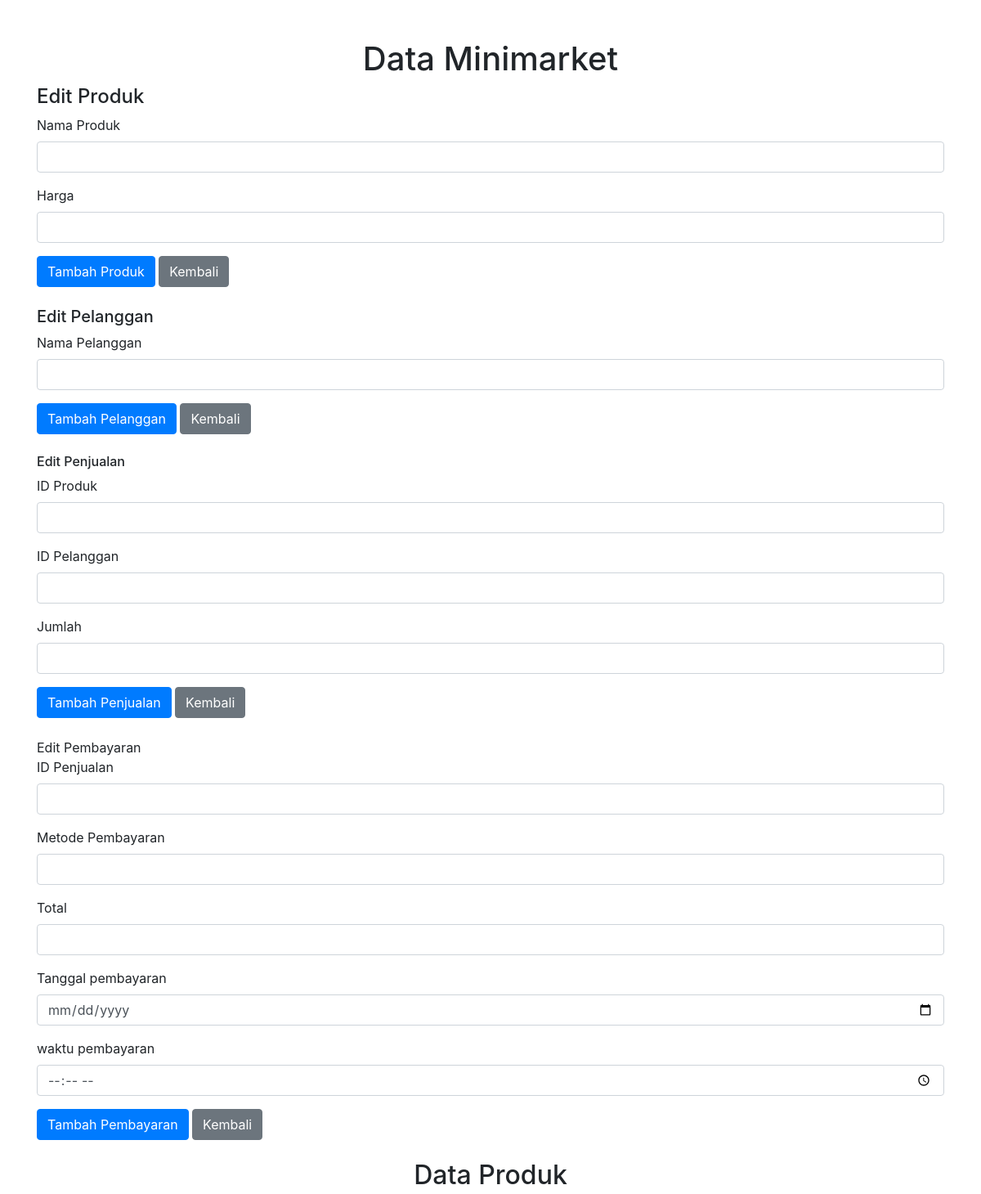
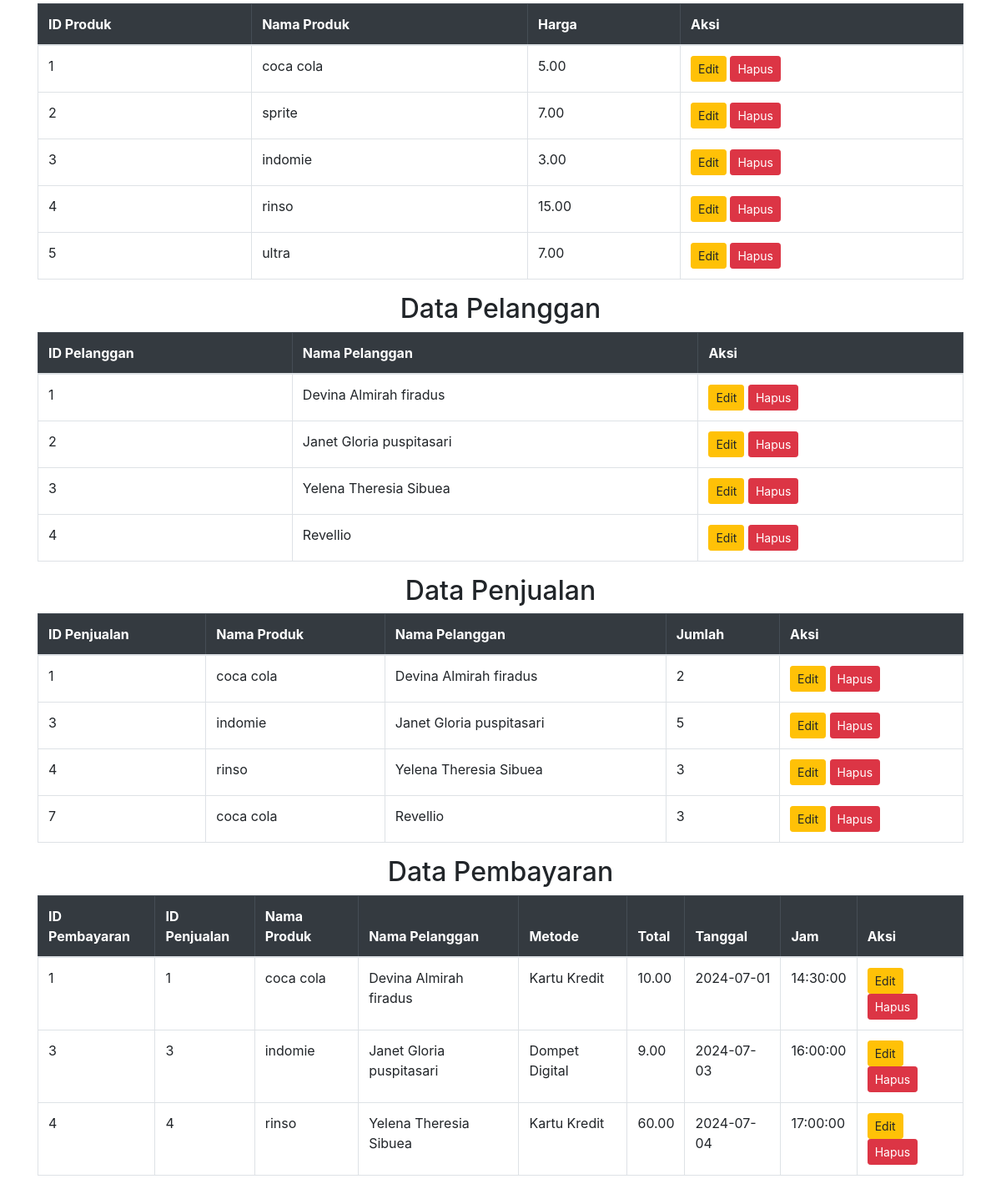
The app's page /Minimarket/index.php with its own data (2 pictures, top to bottom).
### tables this page shows
CREATE TABLE `produk` (
  `id_produk` int(11) NOT NULL,
  `nama` varchar(255) NOT NULL,
  `harga` decimal(10,2) NOT NULL
);

CREATE TABLE `pelanggan` (
  `id_pelanggan` int(11) NOT NULL,
  `nama` varchar(255) NOT NULL
);

CREATE TABLE `penjualan` (
  `id_penjualan` int(11) NOT NULL,
  `id_produk` int(11) DEFAULT NULL,
  `id_pelanggan` int(11) DEFAULT NULL,
  `jumlah` int(11) NOT NULL,
  `tanggal_penjualan` timestamp NULL DEFAULT NULL
);

CREATE TABLE `pembayaran` (
  `id_pembayaran` int(11) NOT NULL,
  `id_penjualan` int(11) DEFAULT NULL,
  `metode_pembayaran` varchar(255) NOT NULL,
  `jumlah_bayar` decimal(10,2) NOT NULL,
  `tanggal_pembayaran` date DEFAULT NULL,
  `Waktu_pembayaran` time DEFAULT NULL,
  `id_pelanggan` int(11) DEFAULT NULL
);

### Minimarket/index.php (the view, shortened to what this page needs)
<?php
include 'config.php';
$id_produk = $nama_produk = $harga = '';
$id_pelanggan = $nama_pelanggan =  '';
$id_penjualan = $id_produk_fk = $id_pelanggan_fk = $jumlah = '';
$id_pembayaran = $id_penjualan_fk = $metode = $total = $waktu =$jam = '';
$edit_state = false;
$sql_produk = "SELECT * FROM produk";
$result_produk = $conn->query($sql_produk);
$sql_pelanggan = "SELECT * FROM pelanggan";
$result_pelanggan = $conn->query($sql_pelanggan);
$sql_penjualan = "SELECT penjualan.*, produk.nama AS nama_produk, pelanggan.nama AS nama_pelanggan FROM penjualan
                  JOIN produk ON penjualan.id_produk = produk.id_produk
                  JOIN pelanggan ON penjualan.id_pelanggan = pelanggan.id_pelanggan";
$result_penjualan = $conn->query($sql_penjualan);
$sql_pembayaran = "SELECT pembayaran.*, penjualan.id_produk, penjualan.id_pelanggan, produk.nama AS nama_produk, pelanggan.nama AS nama_pelanggan
                   FROM pembayaran
                   JOIN penjualan ON pembayaran.id_penjualan = penjualan.id_penjualan
                   JOIN produk ON penjualan.id_produk = produk.id_produk
                   JOIN pelanggan ON penjualan.id_pelanggan = pelanggan.id_pelanggan";
$result_pembayaran = $conn->query($sql_pembayaran);
?>
<!DOCTYPE html>
<html lang="en">
<head>
    <link rel="stylesheet" href="https://stackpath.bootstrapcdn.com/bootstrap/4.5.2/css/bootstrap.min.css">
</head>
<body>
    <div class="container mt-5">
        <h1 class="text-center">Data Minimarket</h1>
        <form method="post" action="index.php" class="mb-4">
            <div class="mb-3">
                <h4 class="text-left">Edit Produk</h4>
                <label for="nama_produk" class="form-label">Nama Produk</label>
                <input type="text" name="nama_produk" class="form-control" id="nama_produk"
                    value="<?php echo isset($nama_produk) ? $nama_produk : ''; ?>" required>
            </div>
            <div class="mb-3">
                <label for="harga" class="form-label">Harga</label>
                <input type="number" name="harga" class="form-control" id="harga"
                    value="<?php echo isset($harga) ? $harga : ''; ?>" required>
            </div>
            <?php if ($edit_state == false): ?>
            <button type="submit" name="create" class="btn btn-primary">Tambah Produk</button>
            <?php else: ?>
            <button type="submit" name="update" class="btn btn-warning">Edit Produk</button>
            <?php endif ?>
            <a href="index.php" class="btn btn-secondary">Kembali</a>
        </form>
        <form method="post" action="index.php" class="mb-4">
            <div class="mb-3">
                <h5 class="text-left">Edit Pelanggan</h5>
                <label for="nama_pelanggan" class="form-label">Nama Pelanggan</label>
                <input type="text" name="nama_pelanggan" class="form-control" id="nama_pelanggan"
                    value="<?php echo isset($nama_pelanggan) ? $nama_pelanggan : ''; ?>" required>
            </div>
            <?php if ($edit_state == false): ?>
            <button type="submit" name="create" class="btn btn-primary">Tambah Pelanggan</button>
            <?php else: ?>
            <button type="submit" name="update" class="btn btn-warning">Edit Pelanggan</button>
            <?php endif ?>
            <a href="index.php" class="btn btn-secondary">Kembali</a>
        </form>
        <form method="post" action="index.php" class="mb-4">
            <div class="mb-3">
                <h6 class="text-left">Edit Penjualan</h5>
                    <label for="id_produk_fk" class="form-label">ID Produk</label>
                    <input type="number" name="id_produk_fk" class="form-control" id="id_produk_fk"
                        value="<?php echo isset($id_produk_fk) ? $id_produk_fk : ''; ?>" required>
            </div>
            <div class="mb-3">
                <label for="id_pelanggan_fk" class="form-label">ID Pelanggan</label>
                <input type="number" name="id_pelanggan_fk" class="form-control" id="id_pelanggan_fk"
                    value="<?php echo isset($id_pelanggan_fk) ? $id_pelanggan_fk : ''; ?>" required>
            </div>
            <div class="mb-3">
                <label for="jumlah" class="form-label">Jumlah</label>
                <input type="number" name="jumlah" class="form-control" id="jumlah"
                    value="<?php echo isset($jumlah) ? $jumlah : ''; ?>" required>
            </div>
            <?php if ($edit_state == false): ?>
            <button type="submit" name="create" class="btn btn-primary">Tambah Penjualan</button>
            <?php else: ?>
            <button type="submit" name="update" class="btn btn-warning">Edit Penjualan</button>
            <?php endif ?>
            <a href="index.php" class="btn btn-secondary">Kembali</a>
        </form>
        <form method="post" action="index.php" class="mb-4">
            <h7 class="text-left">Edit Pembayaran</h7>
            <div class="mb-3">
                <label for="id_penjualan_fk" class="form-label">ID Penjualan</label>
                <input type="number" name="id_penjualan_fk" class="form-control" id="id_penjualan_fk"
                    value="<?php echo isset($id_penjualan_fk) ? $id_penjualan_fk : ''; ?>" required>
            </div>
            <div class="mb-3">
                <label for="metode" class="form-label">Metode Pembayaran</label>
                <input type="text" name="metode" class="form-control" id="metode"
                    value="<?php echo isset($metode) ? $metode : ''; ?>" required>
            </div>
            <div class="mb-3">
                <label for="total" class="form-label">Total</label>
                <input type="number" name="total" class="form-control" id="total"
                    value="<?php echo isset($total) ? $total : ''; ?>" required>
            </div>
            <div class="mb-3">
                <label for="waktu" class="form-label">Tanggal pembayaran</label>
                <input type="date" name="waktu" class="form-control" id="waktu"
                    value="<?php echo isset($waktu) ? $waktu : ''; ?>" required>
            </div>
            <div class="mb-3">
                <label for="waktu" class="form-label">waktu pembayaran</label>
                <input type="time" name="waktu" class="form-control" id="jam"
                    value="<?php echo isset($waktu) ? $jam : ''; ?>" required>
            </div>
            <?php if ($edit_state == false): ?>
            <button type="submit" name="create" class="btn btn-primary">Tambah Pembayaran</button>
            <?php else: ?>
            <button type="submit" name="update" class="btn btn-warning">Edit Pembayaran</button>
            <?php endif ?>
            <a href="index.php" class="btn btn-secondary">Kembali</a>
        </form>
        <h2 class="text-center">Data Produk</h2>
        <table class="table table-bordered">
            <thead class="table-dark">
                <tr>
                    <th>ID Produk</th>
                    <th>Nama Produk</th>
                    <th>Harga</th>
                    <th>Aksi</th>
                </tr>
            </thead>
            <tbody>
                <?php while ($row = $result_produk->fetch_assoc()): ?>
                <tr>
                    <td><?php echo $row['id_produk']; ?></td>
                    <td><?php echo $row['nama']; ?></td>
                    <td><?php echo $row['harga']; ?></td>
                    <td>
                        <a href="index.php?edit=<?php echo $row['id_produk']; ?>&edit_produk=1"
                            class="btn btn-warning btn-sm">Edit</a>
                        <a href="index.php?delete=<?php echo $row['id_produk']; ?>&delete_produk=1"
                            class="btn btn-danger btn-sm">Hapus</a>
                    </td>
                </tr>
                <?php endwhile; ?>
            </tbody>
        </table>
        <h2 class="text-center">Data Pelanggan</h2>
        <table class="table table-bordered">
            <thead class="table-dark">
                <tr>
                    <th>ID Pelanggan</th>
                    <th>Nama Pelanggan</th>
                    <th>Aksi</th>
                </tr>
            </thead>
            <tbody>
                <?php while ($row = $result_pelanggan->fetch_assoc()): ?>
                <tr>
                    <td><?php echo $row['id_pelanggan']; ?></td>
                    <td><?php echo $row['nama']; ?></td>
                    <td>
                        <a href="index.php?edit=<?php echo $row['id_pelanggan']; ?>&edit_pelanggan=1"
                            class="btn btn-warning btn-sm">Edit</a>
                        <a href="index.php?delete=<?php echo $row['id_pelanggan']; ?>&delete_pelanggan=1"
                            class="btn btn-danger btn-sm">Hapus</a>
                    </td>
                </tr>
                <?php endwhile; ?>
            </tbody>
        </table>
        <h2 class="text-center">Data Penjualan</h2>
        <table class="table table-bordered">
            <thead class="table-dark">
                <tr>
                    <th>ID Penjualan</th>
                    <th>Nama Produk</th>
                    <th>Nama Pelanggan</th>
                    <th>Jumlah</th>
                    <th>Aksi</th>
                </tr>
            </thead>
            <tbody>
                <?php while ($row = $result_penjualan->fetch_assoc()): ?>
                <tr>
                    <td><?php echo $row['id_penjualan']; ?></td>
                    <td><?php echo $row['nama_produk']; ?></td>
                    <td><?php echo $row['nama_pelanggan']; ?></td>
                    <td><?php echo $row['jumlah']; ?></td>
                    <td>
                        <a href="index.php?edit=<?php echo $row['id_penjualan']; ?>&edit_penjualan=1"
                            class="btn btn-warning btn-sm">Edit</a>
                        <a href="index.php?delete=<?php echo $row['id_penjualan']; ?>&delete_penjualan=1"
                            class="btn btn-danger btn-sm">Hapus</a>
                    </td>
                </tr>
                <?php endwhile; ?>
            </tbody>
        </table>
        <h2 class="text-center">Data Pembayaran</h2>
        <table class="table table-bordered">
            <thead class="table-dark">
                <tr>
                    <th>ID Pembayaran</th>
                    <th>ID Penjualan</th>
                    <th>Nama Produk</th>
                    <th>Nama Pelanggan</th>
                    <th>Metode</th>
                    <th>Total</th>
                    <th>Tanggal</th>
                    <th>Jam</th>
                    <th>Aksi</th>
                </tr>
            </thead>
            <tbody>
                <?php while ($row = $result_pembayaran->fetch_assoc()): ?>
                <tr>
                    <td><?php echo $row['id_pembayaran']; ?></td>
                    <td><?php echo $row['id_penjualan']; ?></td>
                    <td><?php echo $row['nama_produk']; ?></td>
                    <td><?php echo $row['nama_pelanggan']; ?></td>
                    <td><?php echo $row['metode_pembayaran']; ?></td>
                    <td><?php echo $row['jumlah_bayar']; ?></td>
                    <td><?php echo $row['tanggal_pembayaran']; ?></td>
                    <td><?php echo $row['Waktu_pembayaran']; ?></td>
                    <td>
                        <a href="index.php?edit=<?php echo $row['id_pembayaran']; ?>&edit_pembayaran=1"
                            class="btn btn-warning btn-sm">Edit</a>
                        <a href="index.php?delete=<?php echo $row['id_pembayaran']; ?>&delete_pembayaran=1"
                            class="btn btn-danger btn-sm">Hapus</a>
                    </td>
                </tr>
                <?php endwhile; ?>
            </tbody>
        </table>
    </div>
</body>
</html>

### records on screen
produk: id_produk "1", nama "coca cola", harga "5.00"
produk: id_produk "2", nama "sprite", harga "7.00"
produk: id_produk "3", nama "indomie", harga "3.00"
produk: id_produk "4", nama "rinso", harga "15.00"
produk: id_produk "5", nama "ultra", harga "7.00"
pelanggan: id_pelanggan "1", nama "Devina Almirah firadus"
pelanggan: id_pelanggan "2", nama "Janet Gloria puspitasari"
pelanggan: id_pelanggan "3", nama "Yelena Theresia Sibuea"
pelanggan: id_pelanggan "4", nama "Revellio"
penjualan: id_penjualan "1", id_produk.nama "coca cola", id_pelanggan.nama "Devina Almirah firadus", jumlah "2"
penjualan: id_penjualan "3", id_produk.nama "indomie", id_pelanggan.nama "Janet Gloria puspitasari", jumlah "5"
penjualan: id_penjualan "4", id_produk.nama "rinso", id_pelanggan.nama "Yelena Theresia Sibuea", jumlah "3"
penjualan: id_penjualan "7", id_produk.nama "coca cola", id_pelanggan.nama "Revellio", jumlah "3"
pembayaran: id_pembayaran "1", id_penjualan "1", produk.nama "coca cola", pelanggan.nama "Devina Almirah firadus", metode_pembayaran "Kartu Kredit", jumlah_bayar "10.00", tanggal_pembayaran "2024-07-01", Waktu_pembayaran "14:30:00"
pembayaran: id_pembayaran "3", id_penjualan "3", produk.nama "indomie", pelanggan.nama "Janet Gloria puspitasari", metode_pembayaran "Dompet Digital", jumlah_bayar "9.00", tanggal_pembayaran "2024-07-03", Waktu_pembayaran "16:00:00"
pembayaran: id_pembayaran "4", id_penjualan "4", produk.nama "rinso", pelanggan.nama "Yelena Theresia Sibuea", metode_pembayaran "Kartu Kredit", jumlah_bayar "60.00", tanggal_pembayaran "2024-07-04", Waktu_pembayaran "17:00:00"
